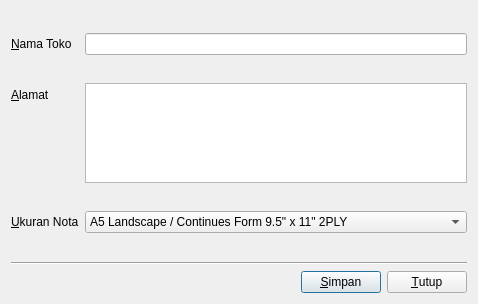
<?xml version="1.0" encoding="UTF-8"?>
<ui version="4.0">
 <class>SettingsDialog</class>
 <widget class="QDialog" name="SettingsDialog">
  <property name="geometry">
   <rect>
    <x>0</x>
    <y>0</y>
    <width>478</width>
    <height>304</height>
   </rect>
  </property>
  <property name="windowTitle">
   <string>Dialog</string>
  </property>
  <layout class="QVBoxLayout" name="verticalLayout">
   <item>
    <layout class="QFormLayout" name="formLayout">
     <item row="0" column="0">
      <widget class="QLabel" name="label">
       <property name="text">
        <string>&amp;Nama Toko</string>
       </property>
       <property name="buddy">
        <cstring>storeNameEdit</cstring>
       </property>
      </widget>
     </item>
     <item row="0" column="1">
      <widget class="QLineEdit" name="storeNameEdit"/>
     </item>
     <item row="1" column="0">
      <widget class="QLabel" name="label_2">
       <property name="text">
        <string>&amp;Alamat</string>
       </property>
       <property name="buddy">
        <cstring>storeAddressEdit</cstring>
       </property>
      </widget>
     </item>
     <item row="1" column="1">
      <widget class="QPlainTextEdit" name="storeAddressEdit">
       <property name="minimumSize">
        <size>
         <width>0</width>
         <height>100</height>
        </size>
       </property>
       <property name="maximumSize">
        <size>
         <width>16777215</width>
         <height>100</height>
        </size>
       </property>
      </widget>
     </item>
     <item row="2" column="0">
      <widget class="QLabel" name="label_3">
       <property name="text">
        <string>&amp;Ukuran Nota</string>
       </property>
       <property name="buddy">
        <cstring>salesInvoicePaperSizeComboBox</cstring>
       </property>
      </widget>
     </item>
     <item row="2" column="1">
      <widget class="QComboBox" name="salesInvoicePaperSizeComboBox">
       <item>
        <property name="text">
         <string>A5 Landscape / Continues Form 9.5&quot; x 11&quot; 2PLY</string>
        </property>
       </item>
       <item>
        <property name="text">
         <string>58mm</string>
        </property>
       </item>
       <item>
        <property name="text">
         <string>80mm</string>
        </property>
       </item>
      </widget>
     </item>
    </layout>
   </item>
   <item>
    <widget class="Line" name="line">
     <property name="orientation">
      <enum>Qt::Horizontal</enum>
     </property>
    </widget>
   </item>
   <item>
    <layout class="QHBoxLayout" name="horizontalLayout">
     <property name="spacing">
      <number>6</number>
     </property>
     <item>
      <spacer name="horizontalSpacer">
       <property name="orientation">
        <enum>Qt::Horizontal</enum>
       </property>
       <property name="sizeHint" stdset="0">
        <size>
         <width>40</width>
         <height>20</height>
        </size>
       </property>
      </spacer>
     </item>
     <item>
      <widget class="QPushButton" name="saveButton">
       <property name="text">
        <string>&amp;Simpan</string>
       </property>
       <property name="icon">
        <iconset resource="app.qrc">
         <normaloff>:/icons/save</normaloff>:/icons/save</iconset>
       </property>
      </widget>
     </item>
     <item>
      <widget class="QPushButton" name="cancelButton">
       <property name="text">
        <string>&amp;Tutup</string>
       </property>
       <property name="icon">
        <iconset resource="app.qrc">
         <normaloff>:/icons/clear</normaloff>:/icons/clear</iconset>
       </property>
      </widget>
     </item>
    </layout>
   </item>
  </layout>
 </widget>
 <resources>
  <include location="app.qrc"/>
 </resources>
 <connections/>
</ui>
